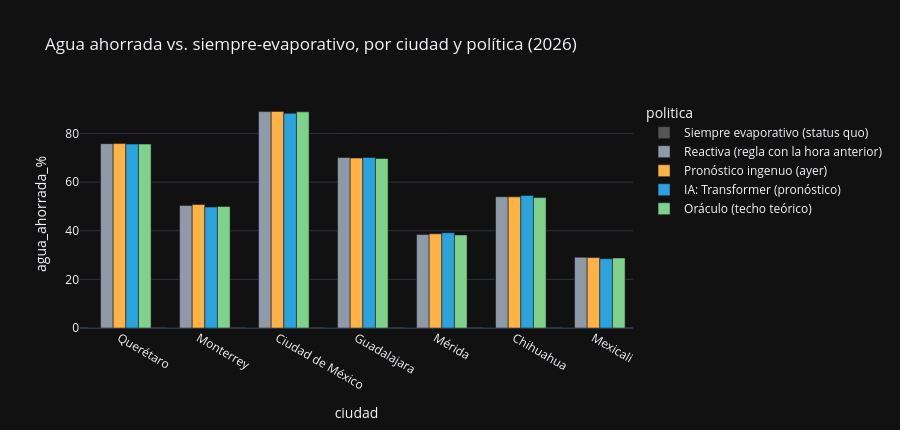

Write notebook code for a chart like this one.
### Code cell
tot = res.groupby('politica')[['agua_l','energia_kwh','horas_riesgo_evitable']].sum().loc[POLICIES]
b = tot.iloc[0]
resumen = pd.DataFrame({'agua ahorrada %': 100*(b.agua_l-tot.agua_l)/b.agua_l, 'energía extra %': 100*(tot.energia_kwh-b.energia_kwh)/b.energia_kwh,
                        'horas inseguras evitables': tot.horas_riesgo_evitable})
display(resumen.round(1))
fig = px.bar(res, x='ciudad', y='agua_ahorrada_%', color='politica', barmode='group', template='plotly_dark',
             category_orders={'politica': POLICIES}, color_discrete_sequence=['#555','#8f9aa8','#ffb347','#2ca3dc','#7fd18b'],
             title='Agua ahorrada vs. siempre-evaporativo, por ciudad y política (2026)')
fig.update_layout(height=430); fig.show()

### Figure 1 — Plotly figure (JSON) as saved in the notebook; plotly's stock layout.template omitted (floating-point values rounded to 4 significant figures)
{"data": [{"alignmentgroup": "True", "hovertemplate": "politica=Siempre evaporativo (status quo)<br>ciudad=%{x}<br>agua_ahorrada_%=%{y}<extra></extra>", "legendgroup": "Siempre evaporativo (status quo)", "marker": {"color": "#555", "pattern": {"shape": ""}}, "name": "Siempre evaporativo (status quo)", "offsetgroup": "Siempre evaporativo (status quo)", "orientation": "v", "showlegend": true, "textposition": "auto", "type": "bar", "x": ["Querétaro", "Monterrey", "Ciudad de México", "Guadalajara", "Mérida", "Chihuahua", "Mexicali"], "xaxis": "x", "y": [0.0, 0.0, 0.0, 0.0, 0.0, 0.0, 0.0], "yaxis": "y"}, {"alignmentgroup": "True", "hovertemplate": "politica=Reactiva (regla con la hora anterior)<br>ciudad=%{x}<br>agua_ahorrada_%=%{y}<extra></extra>", "legendgroup": "Reactiva (regla con la hora anterior)", "marker": {"color": "#8f9aa8", "pattern": {"shape": ""}}, "name": "Reactiva (regla con la hora anterior)", "offsetgroup": "Reactiva (regla con la hora anterior)", "orientation": "v", "showlegend": true, "textposition": "auto", "type": "bar", "x": ["Querétaro", "Monterrey", "Ciudad de México", "Guadalajara", "Mérida", "Chihuahua", "Mexicali"], "xaxis": "x", "y": [75.82, 50.42, 89.02, 70.11, 38.43, 54.01, 29.11], "yaxis": "y"}, {"alignmentgroup": "True", "hovertemplate": "politica=Pronóstico ingenuo (ayer)<br>ciudad=%{x}<br>agua_ahorrada_%=%{y}<extra></extra>", "legendgroup": "Pronóstico ingenuo (ayer)", "marker": {"color": "#ffb347", "pattern": {"shape": ""}}, "name": "Pronóstico ingenuo (ayer)", "offsetgroup": "Pronóstico ingenuo (ayer)", "orientation": "v", "showlegend": true, "textposition": "auto", "type": "bar", "x": ["Querétaro", "Monterrey", "Ciudad de México", "Guadalajara", "Mérida", "Chihuahua", "Mexicali"], "xaxis": "x", "y": [75.85, 50.78, 89.1, 69.9, 38.74, 53.95, 28.96], "yaxis": "y"}, {"alignmentgroup": "True", "hovertemplate": "politica=IA: Transformer (pronóstico)<br>ciudad=%{x}<br>agua_ahorrada_%=%{y}<extra></extra>", "legendgroup": "IA: Transformer (pronóstico)", "marker": {"color": "#2ca3dc", "pattern": {"shape": ""}}, "name": "IA: Transformer (pronóstico)", "offsetgroup": "IA: Transformer (pronóstico)", "orientation": "v", "showlegend": true, "textposition": "auto", "type": "bar", "x": ["Querétaro", "Monterrey", "Ciudad de México", "Guadalajara", "Mérida", "Chihuahua", "Mexicali"], "xaxis": "x", "y": [75.66, 49.75, 88.33, 70.15, 39.17, 54.51, 28.53], "yaxis": "y"}, {"alignmentgroup": "True", "hovertemplate": "politica=Oráculo (techo teórico)<br>ciudad=%{x}<br>agua_ahorrada_%=%{y}<extra></extra>", "legendgroup": "Oráculo (techo teórico)", "marker": {"color": "#7fd18b", "pattern": {"shape": ""}}, "name": "Oráculo (techo teórico)", "offsetgroup": "Oráculo (techo teórico)", "orientation": "v", "showlegend": true, "textposition": "auto", "type": "bar", "x": ["Querétaro", "Monterrey", "Ciudad de México", "Guadalajara", "Mérida", "Chihuahua", "Mexicali"], "xaxis": "x", "y": [75.65, 49.98, 88.92, 69.73, 38.27, 53.64, 28.78], "yaxis": "y"}], "layout": {"barmode": "group", "height": 430, "legend": {"title": {"text": "politica"}, "tracegroupgap": 0}, "title": {"text": "Agua ahorrada vs. siempre-evaporativo, por ciudad y política (2026)"}, "xaxis": {"anchor": "y", "domain": [0.0, 1.0], "title": {"text": "ciudad"}}, "yaxis": {"anchor": "x", "domain": [0.0, 1.0], "title": {"text": "agua_ahorrada_%"}}}}
